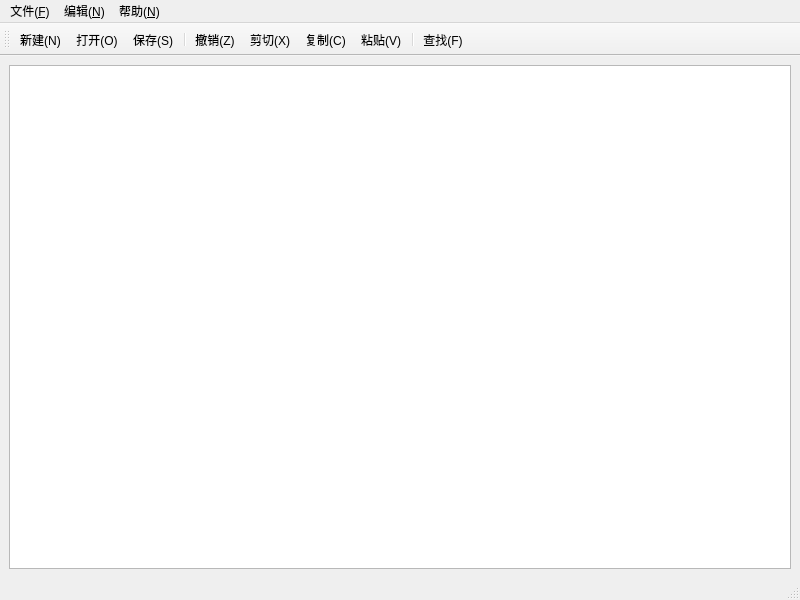
<?xml version="1.0" encoding="UTF-8"?>
<ui version="4.0">
 <class>MainWindow</class>
 <widget class="QMainWindow" name="MainWindow">
  <property name="geometry">
   <rect>
    <x>0</x>
    <y>0</y>
    <width>800</width>
    <height>600</height>
   </rect>
  </property>
  <property name="windowTitle">
   <string>MainWindow</string>
  </property>
  <widget class="QWidget" name="centralwidget">
   <layout class="QGridLayout" name="gridLayout">
    <item row="0" column="0">
     <widget class="QTextEdit" name="textEdit"/>
    </item>
   </layout>
  </widget>
  <widget class="QMenuBar" name="menubar">
   <property name="geometry">
    <rect>
     <x>0</x>
     <y>0</y>
     <width>800</width>
     <height>24</height>
    </rect>
   </property>
   <widget class="QMenu" name="menu_File">
    <property name="title">
     <string>文件(&amp;F)</string>
    </property>
    <addaction name="action_New"/>
    <addaction name="action_Open"/>
    <addaction name="action_Close"/>
    <addaction name="separator"/>
    <addaction name="action_Save"/>
    <addaction name="action_SaveAs"/>
    <addaction name="separator"/>
    <addaction name="action_Exit"/>
   </widget>
   <widget class="QMenu" name="menu_Edit">
    <property name="title">
     <string>编辑(&amp;N)</string>
    </property>
    <addaction name="separator"/>
    <addaction name="action_Undo"/>
    <addaction name="separator"/>
    <addaction name="action_Cut"/>
    <addaction name="action_Copy"/>
    <addaction name="action_Paste"/>
    <addaction name="separator"/>
    <addaction name="action_Find"/>
   </widget>
   <widget class="QMenu" name="menu_Help">
    <property name="title">
     <string>帮助(&amp;N)</string>
    </property>
    <addaction name="action_Version"/>
   </widget>
   <addaction name="menu_File"/>
   <addaction name="menu_Edit"/>
   <addaction name="menu_Help"/>
  </widget>
  <widget class="QStatusBar" name="statusBar"/>
  <widget class="QToolBar" name="toolBar">
   <property name="windowTitle">
    <string>toolBar</string>
   </property>
   <attribute name="toolBarArea">
    <enum>TopToolBarArea</enum>
   </attribute>
   <attribute name="toolBarBreak">
    <bool>false</bool>
   </attribute>
   <addaction name="action_New"/>
   <addaction name="action_Open"/>
   <addaction name="action_Save"/>
   <addaction name="separator"/>
   <addaction name="action_Undo"/>
   <addaction name="action_Cut"/>
   <addaction name="action_Copy"/>
   <addaction name="action_Paste"/>
   <addaction name="separator"/>
   <addaction name="action_Find"/>
  </widget>
  <action name="action_New">
   <property name="icon">
    <iconset resource="Resources.qrc">
     <normaloff>:/myImages/images/filenew.png</normaloff>:/myImages/images/filenew.png</iconset>
   </property>
   <property name="text">
    <string>新建(&amp;N)</string>
   </property>
   <property name="statusTip">
    <string>新建文件</string>
   </property>
   <property name="shortcut">
    <string>Ctrl+N</string>
   </property>
  </action>
  <action name="action_Open">
   <property name="icon">
    <iconset resource="Resources.qrc">
     <normaloff>:/myImages/images/fileopen.png</normaloff>:/myImages/images/fileopen.png</iconset>
   </property>
   <property name="text">
    <string>打开(&amp;O)</string>
   </property>
   <property name="shortcut">
    <string>Ctrl+O</string>
   </property>
  </action>
  <action name="action_Close">
   <property name="icon">
    <iconset resource="Resources.qrc">
     <normaloff>:/myImages/images/close.png</normaloff>:/myImages/images/close.png</iconset>
   </property>
   <property name="text">
    <string>关闭(&amp;W)</string>
   </property>
   <property name="toolTip">
    <string>关闭(W)</string>
   </property>
   <property name="shortcut">
    <string>Ctrl+W</string>
   </property>
  </action>
  <action name="action_Save">
   <property name="icon">
    <iconset resource="Resources.qrc">
     <normaloff>:/myImages/images/filesave.png</normaloff>:/myImages/images/filesave.png</iconset>
   </property>
   <property name="text">
    <string>保存(&amp;S)</string>
   </property>
   <property name="shortcut">
    <string>Ctrl+S</string>
   </property>
  </action>
  <action name="action_SaveAs">
   <property name="icon">
    <iconset resource="Resources.qrc">
     <normaloff>:/myImages/images/filesaveas.png</normaloff>:/myImages/images/filesaveas.png</iconset>
   </property>
   <property name="text">
    <string>另存为(&amp;A)</string>
   </property>
   <property name="shortcut">
    <string>Ctrl+A</string>
   </property>
  </action>
  <action name="action_Exit">
   <property name="icon">
    <iconset resource="Resources.qrc">
     <normaloff>:/myImages/images/exit.png</normaloff>:/myImages/images/exit.png</iconset>
   </property>
   <property name="text">
    <string>退出(&amp;Q)</string>
   </property>
   <property name="toolTip">
    <string>退出(Q)</string>
   </property>
   <property name="shortcut">
    <string>Ctrl+Q</string>
   </property>
  </action>
  <action name="action_Undo">
   <property name="icon">
    <iconset resource="Resources.qrc">
     <normaloff>:/myImages/images/undo.png</normaloff>:/myImages/images/undo.png</iconset>
   </property>
   <property name="text">
    <string>撤销(&amp;Z)</string>
   </property>
   <property name="shortcut">
    <string>Ctrl+Z</string>
   </property>
  </action>
  <action name="action_Cut">
   <property name="icon">
    <iconset resource="Resources.qrc">
     <normaloff>:/myImages/images/cut.png</normaloff>:/myImages/images/cut.png</iconset>
   </property>
   <property name="text">
    <string>剪切(&amp;X)</string>
   </property>
   <property name="shortcut">
    <string>Ctrl+X</string>
   </property>
  </action>
  <action name="action_Copy">
   <property name="icon">
    <iconset resource="Resources.qrc">
     <normaloff>:/myImages/images/copy.png</normaloff>:/myImages/images/copy.png</iconset>
   </property>
   <property name="text">
    <string>复制(&amp;C)</string>
   </property>
   <property name="toolTip">
    <string>复制(C)</string>
   </property>
   <property name="shortcut">
    <string>Ctrl+C</string>
   </property>
  </action>
  <action name="action_Paste">
   <property name="icon">
    <iconset resource="Resources.qrc">
     <normaloff>:/myImages/images/paste.png</normaloff>:/myImages/images/paste.png</iconset>
   </property>
   <property name="text">
    <string>粘贴(&amp;V)</string>
   </property>
   <property name="shortcut">
    <string>Ctrl+V</string>
   </property>
  </action>
  <action name="action_Find">
   <property name="icon">
    <iconset resource="Resources.qrc">
     <normaloff>:/myImages/images/find.png</normaloff>:/myImages/images/find.png</iconset>
   </property>
   <property name="text">
    <string>查找(&amp;F)</string>
   </property>
   <property name="shortcut">
    <string>Ctrl+F</string>
   </property>
  </action>
  <action name="action_Version">
   <property name="icon">
    <iconset resource="Resources.qrc">
     <normaloff>:/myImages/images/help.png</normaloff>:/myImages/images/help.png</iconset>
   </property>
   <property name="text">
    <string>版本说明(&amp;H)</string>
   </property>
   <property name="toolTip">
    <string>版本说明(H)</string>
   </property>
   <property name="shortcut">
    <string>Ctrl+H</string>
   </property>
  </action>
 </widget>
 <resources>
  <include location="Resources.qrc"/>
 </resources>
 <connections/>
</ui>
